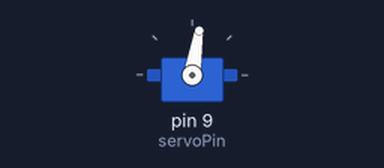
A sketch run on a simulated Arduino Uno, built with avr-gcc and run on an emulated ATmega328P. On the bench: servo.

Above: at 0.05 s.
At 9.9 s:
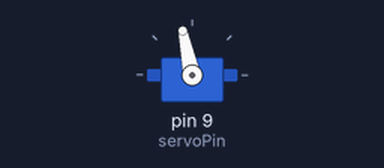
Timing chart, 0 to 16.8 s (numbered marks = the images above):
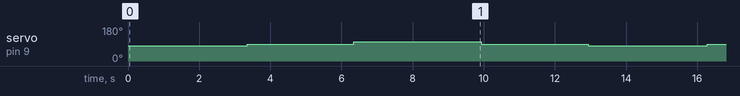

The sketch:

servotest.ino
```cpp
#include <Servo.h>
Servo servo1;
int servoPin = 9;
void setup() {
  servo1.attach(servoPin);
}
void loop() {
  // Notes on integer being writen to servo:
    // 0-89 is CW rotation (0 fastest  to 89 slowest)
    // 91-180 is CCW rotation (91 slowest to 180 fastest)
    // 90 is stationary
  //delay(2000);
  servo1.write(81);
  delay(3350);
  servo1.write(90);
  delay(3000);
  servo1.write(102);
  delay(3580);
  servo1.write(90);
  delay(3000);
}
```

Measured:
- by itself, servo on pin 9 (servoPin): repeats every 12.9 s: 102° 3.6 s, 90° 3.0 s, 81° 3.4 s, 90° 3.0 s
